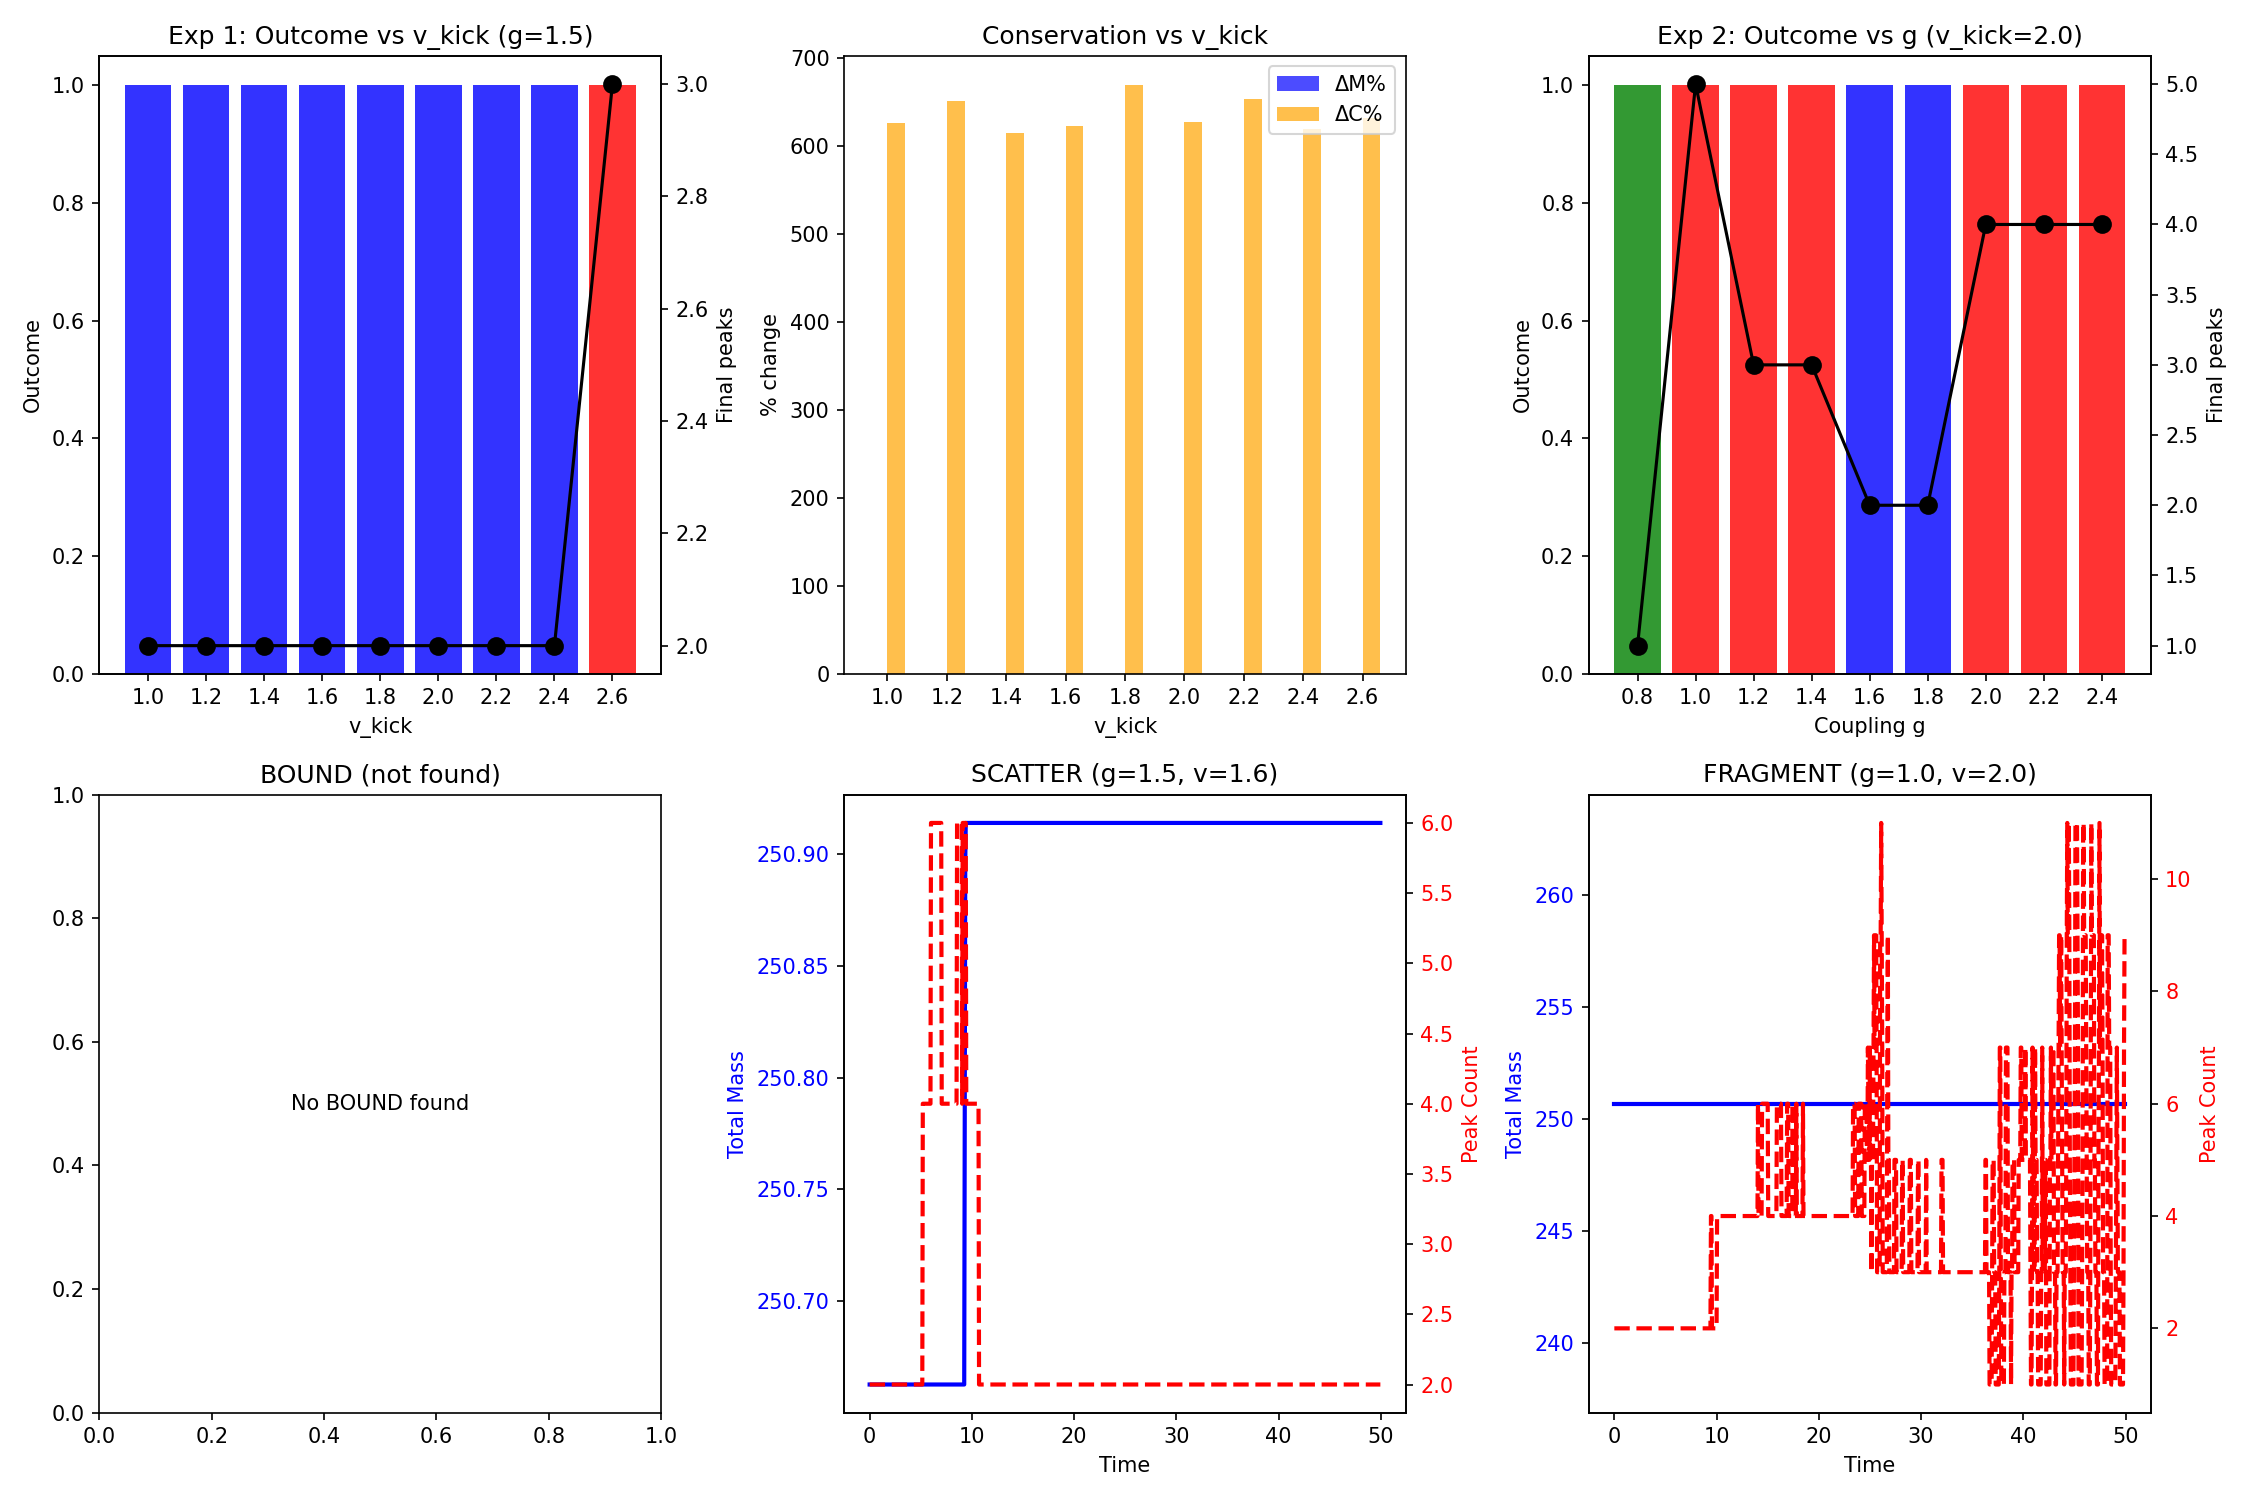

The script that saved this image:
import numpy as np
import matplotlib.pyplot as plt
from scipy.ndimage import label
from collections import defaultdict
import time as clock_time

"""
DET v5 COLLIDER - POST-CONTACT DYNAMICS
=======================================

Key question: Why is σ_bind ≈ 0 even when σ_contact ≈ 0.5?

This experiment:
1. Uses offset=22 (guaranteed contact)
2. Tracks collision dynamics in detail
3. Measures energy/mass budget
4. Identifies what determines BIND vs SCATTER vs FRAGMENT

Hypotheses:
H1: Binding requires low collision energy (v_kick)
H2: Binding requires specific g range  
H3: Fragmentation is caused by metric instability
H4: Energy is lost to radiation/excitations
"""

S_CONTACT = 2.0
S_HOLD = 8.0
PERSIST_FRAC = 0.25
FRAG_THRESHOLD = 3

class DETConstants:
    def __init__(self, g=1.0):
        self.g = g
        self.BETA = 2.0 * g
        self.NU = 0.5
        self.PHASE_DRAG = 0.2
        self.ALPHA = 0.5 * g
        self.GAMMA = 8.0
        self.LAMBDA = 0.005
        self.K_FUSION = 80.0
        self.F_VAC = 0.01  
        self.C_MIN = 0.05 
        self.DT = 0.05

class ActiveManifold1D:
    def __init__(self, size=200, constants=DETConstants()):
        self.N = size
        self.k = constants
        self.F = np.ones(self.N) * self.k.F_VAC
        self.theta = np.zeros(self.N)
        self.sigma = np.ones(self.N)
        self.C_right = np.ones(self.N) * self.k.C_MIN
        self.C_left  = np.ones(self.N) * self.k.C_MIN
        self.time = 0.0
        self.track_L = []
        self.track_R = []
        self.last_pos_L = None
        self.last_pos_R = None
        
        # History for analysis
        self.F_history = []
        self.C_history = []
        self.peak_history = []

    def initialize_soliton(self, position, width, mass, velocity_kick=0.0):
        x = np.arange(self.N)
        dx = x - position
        dx = np.where(dx > self.N/2, dx - self.N, dx)
        dx = np.where(dx < -self.N/2, dx + self.N, dx)
        envelope = np.exp(-0.5 * (np.abs(dx) / width)**2)
        self.F += mass * envelope
        self.theta += velocity_kick * dx * envelope
        if velocity_kick > 0:
            self.C_right += 0.9 * envelope
            self.C_left  += 0.3 * envelope
        elif velocity_kick < 0:
            self.C_right += 0.3 * envelope
            self.C_left  += 0.9 * envelope
        else:
            self.C_right += 0.6 * envelope
            self.C_left  += 0.6 * envelope
        self.C_right = np.clip(self.C_right, self.k.C_MIN, 1.0)
        self.C_left = np.clip(self.C_left, self.k.C_MIN, 1.0)

    def initialize_collider_event(self, offset=15, width=5.0, mass_L=10.0, mass_R=10.0, v_kick=2.0):
        center = self.N // 2
        self.start_pos_L = center - offset
        self.start_pos_R = center + offset
        self.mass_L = mass_L
        self.mass_R = mass_R
        self.initialize_soliton(self.start_pos_L, width, mass_L, velocity_kick=v_kick)
        self.initialize_soliton(self.start_pos_R, width, mass_R, velocity_kick=-v_kick)
        self.last_pos_L = float(self.start_pos_L)
        self.last_pos_R = float(self.start_pos_R)
        self.track_L = [(0.0, self.last_pos_L)]
        self.track_R = [(0.0, self.last_pos_R)]

    def find_blob_coms(self):
        mass_dist = np.maximum(self.F - self.k.F_VAC, 0)
        threshold = np.max(mass_dist) * 0.15
        binary = (mass_dist > threshold).astype(int)
        labeled, n_features = label(binary)
        blobs = []
        for i in range(1, n_features + 1):
            mask = (labeled == i)
            blob_mass = np.sum(mass_dist[mask])
            if blob_mass > 0.5:
                indices = np.where(mask)[0]
                masses = mass_dist[mask]
                com = np.sum(indices * masses) / np.sum(masses)
                blobs.append((com, blob_mass))
        return blobs

    def count_peaks(self):
        return len(self.find_blob_coms())

    def total_mass(self):
        return np.sum(self.F - self.k.F_VAC)
    
    def total_metric(self):
        return np.sum(self.C_right + self.C_left - 2*self.k.C_MIN)

    def unwrap_position(self, new_pos, last_pos):
        if last_pos is None:
            return new_pos
        delta = new_pos - (last_pos % self.N)
        if delta > self.N / 2:
            delta -= self.N
        elif delta < -self.N / 2:
            delta += self.N
        return last_pos + delta

    def update_tracking(self):
        blobs = self.find_blob_coms()
        if len(blobs) == 0:
            return
        def ring_dist(a, b):
            d = abs((a % self.N) - (b % self.N))
            return min(d, self.N - d)
        if len(blobs) == 1:
            com = blobs[0][0]
            self.last_pos_L = self.unwrap_position(com, self.last_pos_L)
            self.last_pos_R = self.unwrap_position(com, self.last_pos_R)
            self.track_L.append((self.time, self.last_pos_L))
            self.track_R.append((self.time, self.last_pos_R))
            return
        best_L_idx = min(range(len(blobs)), key=lambda i: ring_dist(blobs[i][0], self.last_pos_L % self.N))
        remaining = [i for i in range(len(blobs)) if i != best_L_idx]
        best_R_idx = min(remaining, key=lambda i: ring_dist(blobs[i][0], self.last_pos_R % self.N)) if remaining else best_L_idx
        self.last_pos_L = self.unwrap_position(blobs[best_L_idx][0], self.last_pos_L)
        self.last_pos_R = self.unwrap_position(blobs[best_R_idx][0], self.last_pos_R)
        self.track_L.append((self.time, self.last_pos_L))
        self.track_R.append((self.time, self.last_pos_R))

    def step(self, record_history=False):
        idx = np.arange(self.N)
        ip1 = (idx + 1) % self.N
        im1 = (idx - 1) % self.N
        d_fwd = np.angle(np.exp(1j * (self.theta[ip1] - self.theta[idx])))
        d_bwd = np.angle(np.exp(1j * (self.theta[im1] - self.theta[idx])))
        laplacian_theta = d_fwd + d_bwd
        grad_theta = np.angle(np.exp(1j * (self.theta[ip1] - self.theta[im1]))) / 2.0
        phase_drive = np.minimum(self.k.BETA * self.F * self.k.DT, np.pi/4.0)
        drag_factor = 1.0 / (1.0 + self.k.PHASE_DRAG * (grad_theta**2))
        self.theta -= phase_drive * drag_factor
        self.theta += self.k.NU * laplacian_theta * self.k.DT
        self.theta = np.mod(self.theta, 2*np.pi)
        recip_R = np.sqrt(self.C_left[ip1])
        recip_L = np.sqrt(self.C_right[im1])
        drive_R = recip_R * np.sin(self.theta[ip1]-self.theta[idx]) + (1-recip_R)*(self.F[idx]-self.F[ip1])
        drive_L = recip_L * np.sin(self.theta[im1]-self.theta[idx]) + (1-recip_L)*(self.F[idx]-self.F[im1])
        cond_R = self.sigma[idx] * (self.C_right[idx]**2 + 1e-4)
        cond_L = self.sigma[idx] * (self.C_left[idx]**2 + 1e-4)
        J_right = cond_R * drive_R
        J_left  = cond_L * drive_L
        max_allowed = 0.40 * self.F / self.k.DT
        total_out = np.abs(J_right) + np.abs(J_left)
        scale = np.minimum(1.0, max_allowed / (total_out + 1e-9))
        J_right *= scale
        J_left *= scale
        dF = (J_right[im1] + J_left[ip1]) - (J_right + J_left)
        self.F += dF * self.k.DT
        self.F = np.maximum(self.F, self.k.F_VAC)
        compression = np.maximum(0, dF)
        alpha = self.k.ALPHA * (1.0 + self.k.K_FUSION * compression)
        lam = self.k.LAMBDA / (1.0 + self.k.K_FUSION * compression * 10.0)
        J_R_align = np.maximum(0, J_right) + self.k.GAMMA * np.maximum(0, np.roll(J_right, 1))
        J_L_align = np.maximum(0, J_left) + self.k.GAMMA * np.maximum(0, np.roll(J_left, -1))
        self.C_right += (alpha * J_R_align - lam * self.C_right) * self.k.DT
        self.C_left  += (alpha * J_L_align - lam * self.C_left) * self.k.DT
        self.C_right = np.clip(self.C_right, self.k.C_MIN, 1.0)
        self.C_left = np.clip(self.C_left, self.k.C_MIN, 1.0)
        self.sigma = 1.0 + 0.1 * np.log(1.0 + np.abs(J_right) + np.abs(J_left))
        self.time += self.k.DT
        self.update_tracking()
        
        if record_history:
            self.F_history.append(self.total_mass())
            self.C_history.append(self.total_metric())
            self.peak_history.append(self.count_peaks())


def classify_outcome(sim):
    track_L = np.array(sim.track_L)
    track_R = np.array(sim.track_R)
    if len(track_L) < 20:
        return None, {}
    
    times = track_L[:, 0]
    pos_L = track_L[:, 1]
    pos_R = track_R[:, 1]
    separation = np.abs(pos_L - pos_R)
    min_sep = np.min(separation)
    final_peaks = sim.count_peaks()
    
    n_frames = len(separation)
    persist_start = int(n_frames * (1 - PERSIST_FRAC))
    late_sep = separation[persist_start:]
    persistent_binding = np.all(late_sep < S_HOLD)
    made_contact = min_sep <= S_CONTACT
    
    if made_contact and final_peaks == 1 and persistent_binding:
        outcome = 'BOUND'
    elif final_peaks >= FRAG_THRESHOLD:
        outcome = 'FRAGMENT'
    else:
        outcome = 'SCATTER'
    
    return outcome, {
        'min_sep': min_sep,
        'made_contact': made_contact,
        'final_peaks': final_peaks,
        'final_sep': separation[-1],
    }


def run_detailed_trial(g, v_kick, offset=22, steps=800):
    """Run trial with detailed history tracking."""
    k = DETConstants(g=g)
    sim = ActiveManifold1D(size=200, constants=k)
    sim.initialize_collider_event(offset=offset, v_kick=v_kick)
    
    # Record initial state
    M0 = sim.total_mass()
    C0 = sim.total_metric()
    
    for _ in range(steps):
        sim.step(record_history=True)
    
    outcome, metrics = classify_outcome(sim)
    
    # Compute conservation metrics
    M_final = sim.total_mass()
    C_final = sim.total_metric()
    
    metrics['M0'] = M0
    metrics['M_final'] = M_final
    metrics['dM'] = (M_final - M0) / M0 * 100  # percent change
    metrics['C0'] = C0
    metrics['C_final'] = C_final
    metrics['dC'] = (C_final - C0) / (C0 + 1e-9) * 100
    metrics['F_history'] = sim.F_history
    metrics['C_history'] = sim.C_history
    metrics['peak_history'] = sim.peak_history
    
    return outcome, metrics, sim


def main():
    print("="*70)
    print("DET v5 POST-CONTACT DYNAMICS ANALYSIS")
    print("="*70)
    print("""
Question: Why is σ_bind ≈ 0 even when σ_contact ≈ 0.5?

Experiment design:
- Use offset=22 (100% contact guaranteed)
- Track mass and metric conservation
- Analyze what determines outcome after contact
""")
    
    # =========================================================================
    # EXPERIMENT 1: Outcome vs v_kick at fixed g (with conservation tracking)
    # =========================================================================
    print("\n" + "="*70)
    print("EXPERIMENT 1: v_kick scan with conservation tracking")
    print("="*70)
    print("g=1.5, offset=22 (guaranteed contact)\n")
    
    print(f"{'v_kick':<8} | {'outcome':<10} | {'peaks':<6} | {'ΔM%':<8} | {'ΔC%':<8}")
    print("-" * 50)
    
    exp1_results = []
    for v_kick in [1.0, 1.2, 1.4, 1.6, 1.8, 2.0, 2.2, 2.4, 2.6]:
        outcome, metrics, sim = run_detailed_trial(g=1.5, v_kick=v_kick, offset=22)
        
        print(f"{v_kick:<8.1f} | {outcome:<10} | {metrics['final_peaks']:<6} | "
              f"{metrics['dM']:<8.2f} | {metrics['dC']:<8.1f}")
        
        exp1_results.append({
            'v_kick': v_kick,
            'outcome': outcome,
            'peaks': metrics['final_peaks'],
            'dM': metrics['dM'],
            'dC': metrics['dC'],
            'F_history': metrics['F_history'],
            'C_history': metrics['C_history'],
            'peak_history': metrics['peak_history'],
        })
    
    # =========================================================================
    # EXPERIMENT 2: g scan with conservation tracking
    # =========================================================================
    print("\n" + "="*70)
    print("EXPERIMENT 2: g scan with conservation tracking")
    print("="*70)
    print("v_kick=2.0, offset=22 (guaranteed contact)\n")
    
    print(f"{'g':<6} | {'outcome':<10} | {'peaks':<6} | {'ΔM%':<8} | {'ΔC%':<8}")
    print("-" * 48)
    
    exp2_results = []
    for g in [0.8, 1.0, 1.2, 1.4, 1.6, 1.8, 2.0, 2.2, 2.4]:
        outcome, metrics, sim = run_detailed_trial(g=g, v_kick=2.0, offset=22)
        
        print(f"{g:<6.1f} | {outcome:<10} | {metrics['final_peaks']:<6} | "
              f"{metrics['dM']:<8.2f} | {metrics['dC']:<8.1f}")
        
        exp2_results.append({
            'g': g,
            'outcome': outcome,
            'peaks': metrics['final_peaks'],
            'dM': metrics['dM'],
            'dC': metrics['dC'],
        })
    
    # =========================================================================
    # EXPERIMENT 3: Detailed time evolution for each outcome type
    # =========================================================================
    print("\n" + "="*70)
    print("EXPERIMENT 3: Time evolution by outcome type")
    print("="*70)
    
    # Find one example of each outcome type
    examples = {}
    test_params = [
        (1.5, 1.6),  # Try for BOUND
        (1.5, 2.0),  # Likely SCATTER
        (1.0, 2.0),  # Likely FRAGMENT
    ]
    
    for g, v_kick in test_params:
        outcome, metrics, sim = run_detailed_trial(g=g, v_kick=v_kick, offset=22, steps=1000)
        if outcome not in examples:
            examples[outcome] = {
                'g': g, 'v_kick': v_kick,
                'F_history': metrics['F_history'],
                'C_history': metrics['C_history'],
                'peak_history': metrics['peak_history'],
            }
            print(f"Found {outcome} example at g={g}, v_kick={v_kick}")
    
    # =========================================================================
    # VISUALIZATION
    # =========================================================================
    print("\n[Creating visualization...]")
    
    fig, axes = plt.subplots(2, 3, figsize=(15, 10))
    
    # 1. Outcome vs v_kick
    ax = axes[0, 0]
    v_kicks = [r['v_kick'] for r in exp1_results]
    outcomes = [r['outcome'] for r in exp1_results]
    peaks = [r['peaks'] for r in exp1_results]
    
    colors = {'BOUND': 'green', 'SCATTER': 'blue', 'FRAGMENT': 'red'}
    for i, (v, out) in enumerate(zip(v_kicks, outcomes)):
        ax.bar(i, 1, color=colors.get(out, 'gray'), alpha=0.8)
    ax.set_xticks(range(len(v_kicks)))
    ax.set_xticklabels([f'{v:.1f}' for v in v_kicks])
    ax.set_xlabel("v_kick")
    ax.set_ylabel("Outcome")
    ax.set_title("Exp 1: Outcome vs v_kick (g=1.5)")
    
    # Add peak count on secondary axis
    ax2 = ax.twinx()
    ax2.plot(range(len(peaks)), peaks, 'ko-', markersize=8)
    ax2.set_ylabel("Final peaks", color='black')
    
    # 2. Conservation: ΔM vs v_kick
    ax = axes[0, 1]
    dMs = [r['dM'] for r in exp1_results]
    dCs = [r['dC'] for r in exp1_results]
    
    ax.bar(np.arange(len(v_kicks))-0.15, dMs, width=0.3, label='ΔM%', color='blue', alpha=0.7)
    ax.bar(np.arange(len(v_kicks))+0.15, dCs, width=0.3, label='ΔC%', color='orange', alpha=0.7)
    ax.axhline(y=0, color='black', linestyle='-', linewidth=0.5)
    ax.set_xticks(range(len(v_kicks)))
    ax.set_xticklabels([f'{v:.1f}' for v in v_kicks])
    ax.set_xlabel("v_kick")
    ax.set_ylabel("% change")
    ax.set_title("Conservation vs v_kick")
    ax.legend()
    
    # 3. Outcome vs g
    ax = axes[0, 2]
    g_vals = [r['g'] for r in exp2_results]
    outcomes_g = [r['outcome'] for r in exp2_results]
    peaks_g = [r['peaks'] for r in exp2_results]
    
    for i, (g, out) in enumerate(zip(g_vals, outcomes_g)):
        ax.bar(i, 1, color=colors.get(out, 'gray'), alpha=0.8)
    ax.set_xticks(range(len(g_vals)))
    ax.set_xticklabels([f'{g:.1f}' for g in g_vals])
    ax.set_xlabel("Coupling g")
    ax.set_ylabel("Outcome")
    ax.set_title("Exp 2: Outcome vs g (v_kick=2.0)")
    
    ax2 = ax.twinx()
    ax2.plot(range(len(peaks_g)), peaks_g, 'ko-', markersize=8)
    ax2.set_ylabel("Final peaks", color='black')
    
    # 4-6: Time evolution for each outcome type
    for idx, (outcome, label_pos) in enumerate([('BOUND', (1,0)), ('SCATTER', (1,1)), ('FRAGMENT', (1,2))]):
        ax = axes[label_pos]
        
        if outcome in examples:
            ex = examples[outcome]
            times = np.arange(len(ex['F_history'])) * 0.05
            
            ax.plot(times, ex['F_history'], 'b-', linewidth=2, label='Total M')
            ax.set_xlabel("Time")
            ax.set_ylabel("Total Mass", color='blue')
            ax.tick_params(axis='y', labelcolor='blue')
            
            ax2 = ax.twinx()
            ax2.plot(times, ex['peak_history'], 'r--', linewidth=2, label='Peaks')
            ax2.set_ylabel("Peak Count", color='red')
            ax2.tick_params(axis='y', labelcolor='red')
            
            ax.set_title(f"{outcome} (g={ex['g']}, v={ex['v_kick']})")
        else:
            ax.text(0.5, 0.5, f"No {outcome} found", ha='center', va='center', transform=ax.transAxes)
            ax.set_title(f"{outcome} (not found)")
    
    plt.tight_layout()
    plt.savefig('./det_v5_postcontact.png', dpi=150)
    print("Saved to det_v5_postcontact.png")
    
    return exp1_results, exp2_results, examples


if __name__ == "__main__":
    t0 = clock_time.time()
    exp1, exp2, examples = main()
    elapsed = clock_time.time() - t0
    
    print("\n" + "="*70)
    print(f"ANALYSIS (completed in {elapsed:.1f}s)")
    print("="*70)
    
    # Count outcomes
    print("\nOutcome distribution (Exp 1, g=1.5):")
    from collections import Counter
    counts1 = Counter([r['outcome'] for r in exp1])
    for out, count in counts1.items():
        print(f"  {out}: {count}")
    
    print("\nOutcome distribution (Exp 2, v_kick=2.0):")
    counts2 = Counter([r['outcome'] for r in exp2])
    for out, count in counts2.items():
        print(f"  {out}: {count}")
    
    # Check mass conservation
    print("\nMass conservation:")
    dMs = [r['dM'] for r in exp1]
    print(f"  Mean ΔM%: {np.mean(dMs):.2f}")
    print(f"  Max |ΔM%|: {np.max(np.abs(dMs)):.2f}")
    
    # Identify binding window
    print("\nBinding window (v_kick scan):")
    for r in exp1:
        if r['outcome'] == 'BOUND':
            print(f"  BOUND at v_kick = {r['v_kick']}")
